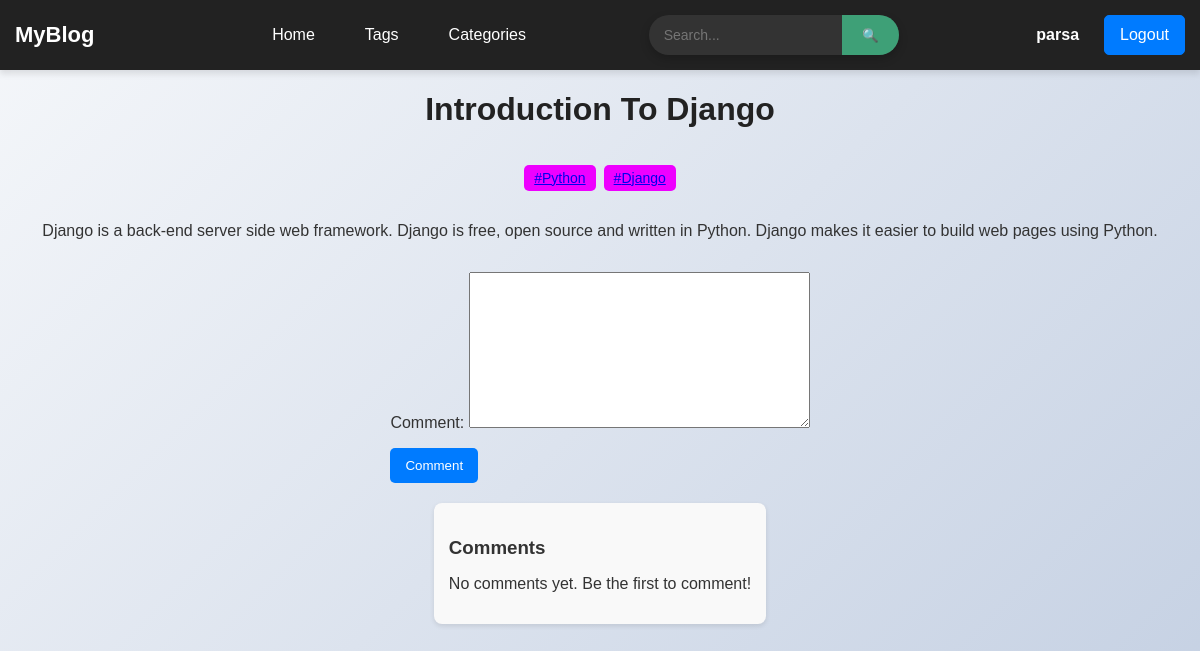
Page /20 (signed in) on the committed database.
### posts/models.py (models this page shows, shortened)
class Post(models.Model):
    post_title = models.CharField(max_length=60)
    post_content = models.TextField()
    publish_date = models.DateField(auto_now=True)
    tags = models.ManyToManyField(Tag)
    post_image = models.ImageField(upload_to='post', default='post/1.png')

class Tag(models.Model):
    name = models.CharField(max_length=50)
    def __str__(self):
        return self.name

### posts/views.py (the view)
# urls.py: path('<int:id>', views.post, name='post'),
def post(request, id):
    post = get_object_or_404(Post, id=id)
    if request.method == 'POST':
        form = CommentForm(request.POST)
        if form.is_valid():
            comment = form.save(commit=False)
            comment.post = post
            comment.user = request.user
            comment.save()
            return HttpResponseRedirect(reverse('post', args=[id]))
    else:
        form = CommentForm()
    return render(request, 'post.html', {"post_dict": post, 'form': form,
                                          'comments' : post.comment_set.all()})

### posts/form.py
class CommentForm(forms.ModelForm):
    class Meta:
        model = Comment
        exclude = [
            'post',
            'user'
        ]

### posts/context_processors.py (called while the page is built)
def categories(request):
    category = ['Programming', 'food', 'travel']
    return({'category':category})

### posts/templates/post.html (shortened to what this page needs)
{% extends 'base.html' %}
{% load static %}
{% block body %}
    <h1>{{ post_dict.post_title }}</h1>
    <div class="post-tags">
        {% for tag in post_dict.tags.all %}
        <span class="tag"><a href="{% url 'tag' tag.id %}"> #{{ tag }} </a></span>
        {% endfor %}
    </div>
    <p>{{ post_dict.post_content }}</p>
    {% if user.is_authenticated %}
        <form method="POST">
            {{ form.as_p }}
            <button type="submit">Comment</button>
        </form>
    {% else %}
        <p>You must be logged in to comment.</p>
    {% endif %}
    <div class="comments-section">
        <h3>Comments</h3>
        {% for comment in comments %}
            <div class="comment">
                <strong>{{ comment.user.username }}</strong>
                <p>{{ comment.Comment }}</p>
            </div>
        {% empty %}
            <p>No comments yet. Be the first to comment!</p>
        {% endfor %}
    </div>
{% endblock body %}

### templates/base.html (shortened to what this page needs)
<!DOCTYPE html>
<html lang="en">
<head>
    {% load static %}
    <link rel="stylesheet" href="{% static 'style.css' %}">
</head>
<body>
    <nav class="navbar">
        <div class="logo">
            <a href="{% url 'home' %}">MyBlog</a>
        </div>
        <ul class="nav-links">
            <li><a href="{% url 'home' %}">Home</a></li>
            <li><a href="#tags">Tags</a></li>
            <li class="dropdown">
                <button class="dropbtn">Categories</button>
            </li>
        </ul>
        <form action="{% url 'search' %}" class="search-form">
            <input type="text" name="query" placeholder="Search...">
            <button type="submit">🔍</button>
        </form>
        <div class="auth-section">
            {% if not user.is_authenticated %}
                <a href="{% url 'login' %}" class="auth-btn login">Login</a>
                <a href="{% url 'register' %}" class="auth-btn register" >Register</a>
            {% else %}
                <div class="user-info-container">
                    <span class="user-info">{{ user }}</span>
                    <a href="{% url 'logout' %}" class="auth-btn login" style="margin-right: 15px;">Logout</a>
                </div>
            {% endif %}
        </div>
    </nav>
    {% block body %}
    {% endblock body %}
</body>
</html>

### static/style.css (style rules this page uses)
body { font-family: 'Arial', sans-serif; background: linear-gradient(135deg, #f5f7fa, #c3cfe2); color: #333; display: flex; flex-direction: column; align-items: center; min-height: 100vh; margin: 0; padding: 0; }
.auth-btn, .user-info { padding: 10px 15px; font-size: 16px; border-radius: 5px; transition: all 0.3s ease; }
.user-info { color: white; font-weight: bold; font-size: 16px; padding: 10px 15px; }
.user-info-container { display: flex; align-items: center; gap: 15px; }
.navbar a { color: white; text-decoration: none; padding: 10px 15px; font-size: 16px; border-radius: 5px; transition: all 0.3s ease; }
.dropdown { position: relative; }
.dropbtn { background: none; border: none; color: white; font-size: 16px; padding: 10px 15px; cursor: pointer; transition: all 0.3s ease; }
.auth-btn { padding: 8px 16px; border-radius: 5px; text-decoration: none; font-size: 16px; transition: all 0.3s ease; }
.login { background-color: #007BFF; color: white; border: 1px solid #007BFF; }
h1, h2 { color: #222; }
button, .btn { background-color: #007BFF; color: white; padding: 10px 15px; border: none; border-radius: 5px; cursor: pointer; transition: all 0.3s ease; }
input { width: 100%; max-width: 400px; padding: 10px; margin: 10px 0; border: 1px solid #ccc; border-radius: 5px; }
.post-tags { margin: 10px 0; padding: 5px 0; display: flex; gap: 8px; }
.tag { background-color: #ee00ff; color: white; padding: 5px 10px; border-radius: 5px; font-size: 14px; display: inline-block; transition: all 0.3s ease; }
.comments-section { margin-top: 20px; padding: 15px; background: #f9f9f9; border-radius: 8px; box-shadow: 0px 2px 5px rgba(0, 0, 0, 0.1); }
.comments-section h3 { margin-bottom: 10px; color: #333; }
.navbar { display: flex; width: 100%; justify-content:space-between; align-items: center; background-color: #222; box-shadow: 0px 4px 6px rgba(0, 0, 0, 0.1); z-index: 1000; }
.logo a { color: white; font-size: 22px; font-weight: bold; text-decoration: none; }
.nav-links { list-style: none; display: flex; gap: 20px; align-items: center; }
.search-form { display: flex; align-items: stretch; background: #333; border-radius: 20px; padding: 0; box-shadow: 0px 4px 10px rgba(0, 0, 0, 0.2); width: 250px; height: 40px; flex-shrink: 0; }
.search-form input { flex: 1; border: none; outline: none; padding: 0 15px; border-radius: 20px 0 0 20px; font-size: 14px; background: none; color: white; margin: 0; min-width: 100px; }
.search-form button { background: #3ea077; border: none; color: white; padding: 0 20px; border-radius: 0 20px 20px 0; cursor: pointer; transition: all 0.3s ease; display: flex; align-items: center; justify-content: center; margin: 0; height: 100%; min-width: 40px; }
.auth-section { margin-left: 15px; display: flex; gap: 10px; }
.user-info-container { display: flex; align-items: center; gap: 10px; }
.user-info { color: white; font-weight: bold; font-size: 16px; }

### rows in the picture
Post: post_title "Introduction To Django", post_content "Django is a back-end server side web framework. Django is free, open source and written in Python. Django makes it easier to build web pages using Python."
Tag: name "Python"
Tag: name "Django"

### other values in the picture
{{ user }} "parsa"
